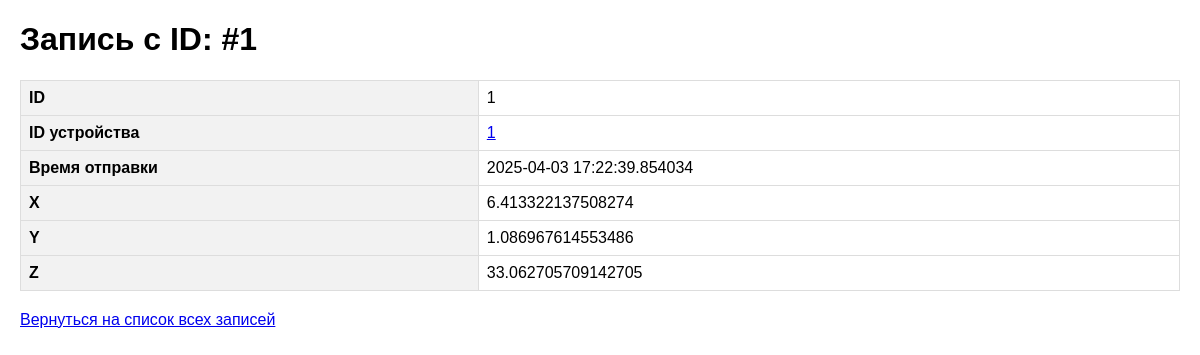
/data/1, run on the app's committed database.
### app/models.py (models this page shows, shortened)
class Data(Base):
    __tablename__ = 'data'
    id = Column(Integer, primary_key=True, index=True)
    x = Column(Float)
    y = Column(Float)
    z = Column(Float)
    time = Column(DateTime, default=datetime.utcnow)
    id_device = Column(Integer, ForeignKey('devices.id'))
    device = relationship("Device", back_populates="data_records")

### app/api.py (the view)
@app.get("/data/{data_id}", response_class=HTMLResponse, include_in_schema=False)
async def get_data_html(
        request: Request,
        data_id: int,
        db: Session = Depends(get_db)
):
    data = get_data_by_id(db, data_id=data_id)
    if not data:
        raise HTTPException(status_code=404, detail="Data record not found")
    return templates.TemplateResponse(
        "data/detail.html",
        {
            "request": request,
            "title": f"Запись с ID: #{data_id}",
            "data": data
        }
    )

### app/templates/data/detail.html
{% extends "base.html" %}
{% block content %}
<h1>{{ title }}</h1>
<table class="table">
    <tr>
        <th>ID</th>
        <td>{{ data.id }}</td>
    </tr>
    <tr>
        <th>ID устройства</th>
        <td><a href="/devices/{{ data.id_device }}">{{ data.id_device }}</a></td>
    </tr>
    <tr>
        <th>Время отправки</th>
        <td>{{ data.time }}</td>
    </tr>
    <tr>
        <th>X</th>
        <td>{{ data.x }}</td>
    </tr>
    <tr>
        <th>Y</th>
        <td>{{ data.y }}</td>
    </tr>
    <tr>
        <th>Z</th>
        <td>{{ data.z }}</td>
    </tr>
</table>
<a href="/data/" class="btn btn-secondary">
    Вернуться на список всех записей
</a>
{% endblock %}

### app/templates/base.html (style rules this page uses)
body { font-family: Arial, sans-serif; margin: 20px; }
table { border-collapse: collapse; width: 100%; margin-bottom: 20px; }
th, td { border: 1px solid #ddd; padding: 8px; text-align: left; }
th { background-color: #f2f2f2; }

### data on the page
Data: id "1", id_device "1", time "2025-04-03 17:22:39.854034", x "6.413322137508274", y "1.086967614553486", z "33.062705709142705"

### other printed values
{{ title }} "Запись с ID: #1"
